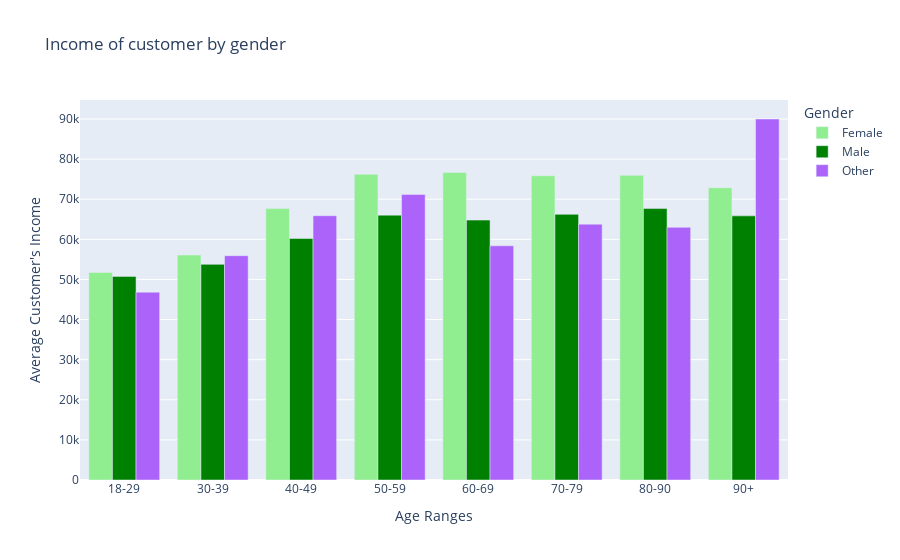

The code cell stored with this chart in its notebook:
### Code cell
#depicts that female makes more than male
fig = px.bar(incomeavg, x="age_range", y="income",barmode='group', color="sex", title="Income of customer by gender",
    labels={ "sex": "Gender",  "age_range": "Age Ranges", "income": "Average Customer's Income"},
             color_discrete_map={'Male':'green',
                                 'Female':'lightgreen',
                                 'Unknown':'#8c564b'})


fig.show()

### Figure 1 — Plotly figure (JSON) as saved in the notebook; plotly's stock layout.template omitted (floating-point values rounded to 4 significant figures)
{"data": [{"alignmentgroup": "True", "hovertemplate": "Gender=Female<br>Age Ranges=%{x}<br>Average Customer's Income=%{y}<extra></extra>", "legendgroup": "Female", "marker": {"color": "lightgreen", "pattern": {"shape": ""}}, "name": "Female", "offsetgroup": "Female", "orientation": "v", "showlegend": true, "textposition": "auto", "type": "bar", "x": ["18-29", "30-39", "40-49", "50-59", "60-69", "70-79", "80-90", "90+"], "xaxis": "x", "y": [51743, 56080, 67667, 76233, 76680, 75855, 75948, 72860], "yaxis": "y"}, {"alignmentgroup": "True", "hovertemplate": "Gender=Male<br>Age Ranges=%{x}<br>Average Customer's Income=%{y}<extra></extra>", "legendgroup": "Male", "marker": {"color": "green", "pattern": {"shape": ""}}, "name": "Male", "offsetgroup": "Male", "orientation": "v", "showlegend": true, "textposition": "auto", "type": "bar", "x": ["18-29", "30-39", "40-49", "50-59", "60-69", "70-79", "80-90", "90+"], "xaxis": "x", "y": [50763, 53759, 60205, 66034, 64790, 66231, 67674, 65852], "yaxis": "y"}, {"alignmentgroup": "True", "hovertemplate": "Gender=Other<br>Age Ranges=%{x}<br>Average Customer's Income=%{y}<extra></extra>", "legendgroup": "Other", "marker": {"color": "#ab63fa", "pattern": {"shape": ""}}, "name": "Other", "offsetgroup": "Other", "orientation": "v", "showlegend": true, "textposition": "auto", "type": "bar", "x": ["18-29", "30-39", "40-49", "50-59", "60-69", "70-79", "80-90", "90+"], "xaxis": "x", "y": [46833, 55923, 65889, 71206, 58382, 63783, 63000, 90000], "yaxis": "y"}], "layout": {"autosize": true, "barmode": "group", "legend": {"title": {"text": "Gender"}, "tracegroupgap": 0}, "title": {"text": "Income of customer by gender"}, "xaxis": {"anchor": "y", "autorange": true, "domain": [0, 1], "range": [-0.5, 7.5], "title": {"text": "Age Ranges"}, "type": "category"}, "yaxis": {"anchor": "x", "autorange": true, "domain": [0, 1], "range": [0, 94740.0], "title": {"text": "Average Customer's Income"}, "type": "linear"}}}
